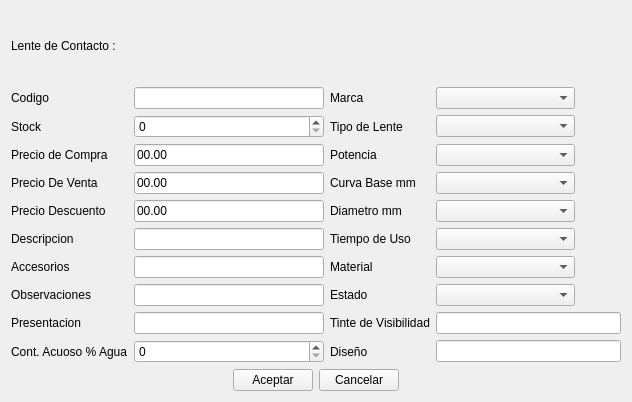
<?xml version="1.0" encoding="UTF-8"?>
<ui version="4.0">
 <class>ui_agregarLente</class>
 <widget class="QWidget" name="ui_agregarLente">
  <property name="geometry">
   <rect>
    <x>0</x>
    <y>0</y>
    <width>632</width>
    <height>402</height>
   </rect>
  </property>
  <property name="windowTitle">
   <string>Form</string>
  </property>
  <layout class="QGridLayout" name="gridLayout_2">
   <item row="0" column="0">
    <layout class="QGridLayout" name="gridLayout">
     <item row="8" column="3">
      <widget class="MyComboBox" name="comboBox_estado"/>
     </item>
     <item row="8" column="4">
      <widget class="QPushButton" name="pushButton_xEstado">
       <property name="sizePolicy">
        <sizepolicy hsizetype="Fixed" vsizetype="Fixed">
         <horstretch>0</horstretch>
         <verstretch>0</verstretch>
        </sizepolicy>
       </property>
       <property name="text">
        <string/>
       </property>
       <property name="icon">
        <iconset resource="../Icons/Icons.qrc">
         <normaloff>:/Icons/1349716373_monotone_close_exit_delete_small.png</normaloff>:/Icons/1349716373_monotone_close_exit_delete_small.png</iconset>
       </property>
       <property name="flat">
        <bool>true</bool>
       </property>
      </widget>
     </item>
     <item row="9" column="3" colspan="2">
      <widget class="QLineEdit" name="lineEdit_tinteVisibilidad"/>
     </item>
     <item row="1" column="0">
      <widget class="QLabel" name="label_103">
       <property name="text">
        <string>Codigo</string>
       </property>
      </widget>
     </item>
     <item row="9" column="1">
      <widget class="QLineEdit" name="lineEdit_presentacion"/>
     </item>
     <item row="9" column="0">
      <widget class="QLabel" name="label_112">
       <property name="text">
        <string>Presentacion</string>
       </property>
      </widget>
     </item>
     <item row="9" column="2">
      <widget class="QLabel" name="label_113">
       <property name="text">
        <string>Tinte de Visibilidad</string>
       </property>
      </widget>
     </item>
     <item row="11" column="0" colspan="5">
      <layout class="QHBoxLayout" name="horizontalLayout_5">
       <item>
        <spacer name="horizontalSpacer_9">
         <property name="orientation">
          <enum>Qt::Horizontal</enum>
         </property>
         <property name="sizeHint" stdset="0">
          <size>
           <width>40</width>
           <height>20</height>
          </size>
         </property>
        </spacer>
       </item>
       <item>
        <widget class="QPushButton" name="pushButton_aceptar">
         <property name="text">
          <string>Aceptar</string>
         </property>
         <property name="shortcut">
          <string>Ctrl+G</string>
         </property>
        </widget>
       </item>
       <item>
        <widget class="QPushButton" name="pushButton_cancelar">
         <property name="text">
          <string>Cancelar</string>
         </property>
         <property name="shortcut">
          <string>Esc</string>
         </property>
        </widget>
       </item>
       <item>
        <spacer name="horizontalSpacer_10">
         <property name="orientation">
          <enum>Qt::Horizontal</enum>
         </property>
         <property name="sizeHint" stdset="0">
          <size>
           <width>40</width>
           <height>20</height>
          </size>
         </property>
        </spacer>
       </item>
      </layout>
     </item>
     <item row="10" column="2">
      <widget class="QLabel" name="label_117">
       <property name="text">
        <string>Diseño</string>
       </property>
      </widget>
     </item>
     <item row="10" column="3" colspan="2">
      <widget class="QLineEdit" name="lineEdit_diseno"/>
     </item>
     <item row="1" column="1">
      <widget class="QLineEdit" name="lineEdit_codigo"/>
     </item>
     <item row="3" column="1">
      <widget class="QLineEdit" name="lineEdit_precioCompra">
       <property name="text">
        <string>00.00</string>
       </property>
      </widget>
     </item>
     <item row="1" column="3">
      <widget class="MyComboBox" name="comboBox_marca"/>
     </item>
     <item row="5" column="2">
      <widget class="QLabel" name="label_104">
       <property name="text">
        <string>Diametro mm</string>
       </property>
      </widget>
     </item>
     <item row="6" column="2">
      <widget class="QLabel" name="label_110">
       <property name="text">
        <string>Tiempo de Uso</string>
       </property>
      </widget>
     </item>
     <item row="7" column="0">
      <widget class="QLabel" name="label_107">
       <property name="text">
        <string>Accesorios</string>
       </property>
      </widget>
     </item>
     <item row="3" column="4">
      <widget class="QPushButton" name="pushButton_xPotencia">
       <property name="sizePolicy">
        <sizepolicy hsizetype="Fixed" vsizetype="Fixed">
         <horstretch>0</horstretch>
         <verstretch>0</verstretch>
        </sizepolicy>
       </property>
       <property name="text">
        <string/>
       </property>
       <property name="icon">
        <iconset resource="../Icons/Icons.qrc">
         <normaloff>:/Icons/1349716373_monotone_close_exit_delete_small.png</normaloff>:/Icons/1349716373_monotone_close_exit_delete_small.png</iconset>
       </property>
       <property name="flat">
        <bool>true</bool>
       </property>
      </widget>
     </item>
     <item row="4" column="0">
      <widget class="QLabel" name="label_100">
       <property name="text">
        <string>Precio De Venta</string>
       </property>
      </widget>
     </item>
     <item row="4" column="1">
      <widget class="QLineEdit" name="lineEdit_precioVenta">
       <property name="text">
        <string>00.00</string>
       </property>
      </widget>
     </item>
     <item row="4" column="2">
      <widget class="QLabel" name="label_106">
       <property name="sizePolicy">
        <sizepolicy hsizetype="Preferred" vsizetype="Preferred">
         <horstretch>0</horstretch>
         <verstretch>0</verstretch>
        </sizepolicy>
       </property>
       <property name="minimumSize">
        <size>
         <width>0</width>
         <height>0</height>
        </size>
       </property>
       <property name="text">
        <string>Curva Base mm</string>
       </property>
      </widget>
     </item>
     <item row="4" column="3">
      <widget class="MyComboBox" name="comboBox_curvaBase">
       <property name="sizePolicy">
        <sizepolicy hsizetype="Expanding" vsizetype="Fixed">
         <horstretch>0</horstretch>
         <verstretch>0</verstretch>
        </sizepolicy>
       </property>
       <property name="minimumSize">
        <size>
         <width>0</width>
         <height>0</height>
        </size>
       </property>
      </widget>
     </item>
     <item row="5" column="1">
      <widget class="QLineEdit" name="lineEdit_precioDescuento">
       <property name="text">
        <string>00.00</string>
       </property>
      </widget>
     </item>
     <item row="4" column="4">
      <widget class="QPushButton" name="pushButton_xCurvaBase">
       <property name="sizePolicy">
        <sizepolicy hsizetype="Fixed" vsizetype="Fixed">
         <horstretch>0</horstretch>
         <verstretch>0</verstretch>
        </sizepolicy>
       </property>
       <property name="text">
        <string/>
       </property>
       <property name="icon">
        <iconset resource="../Icons/Icons.qrc">
         <normaloff>:/Icons/1349716373_monotone_close_exit_delete_small.png</normaloff>:/Icons/1349716373_monotone_close_exit_delete_small.png</iconset>
       </property>
       <property name="autoDefault">
        <bool>false</bool>
       </property>
       <property name="flat">
        <bool>true</bool>
       </property>
      </widget>
     </item>
     <item row="5" column="0">
      <widget class="QLabel" name="label_105">
       <property name="text">
        <string>Precio Descuento</string>
       </property>
      </widget>
     </item>
     <item row="5" column="3">
      <widget class="MyComboBox" name="comboBox_diametro">
       <property name="sizePolicy">
        <sizepolicy hsizetype="Expanding" vsizetype="Fixed">
         <horstretch>0</horstretch>
         <verstretch>0</verstretch>
        </sizepolicy>
       </property>
       <property name="minimumSize">
        <size>
         <width>0</width>
         <height>0</height>
        </size>
       </property>
      </widget>
     </item>
     <item row="5" column="4">
      <widget class="QPushButton" name="pushButton_xDiametro">
       <property name="sizePolicy">
        <sizepolicy hsizetype="Fixed" vsizetype="Fixed">
         <horstretch>0</horstretch>
         <verstretch>0</verstretch>
        </sizepolicy>
       </property>
       <property name="minimumSize">
        <size>
         <width>0</width>
         <height>0</height>
        </size>
       </property>
       <property name="text">
        <string/>
       </property>
       <property name="icon">
        <iconset resource="../Icons/Icons.qrc">
         <normaloff>:/Icons/1349716373_monotone_close_exit_delete_small.png</normaloff>:/Icons/1349716373_monotone_close_exit_delete_small.png</iconset>
       </property>
       <property name="autoDefault">
        <bool>false</bool>
       </property>
       <property name="flat">
        <bool>true</bool>
       </property>
      </widget>
     </item>
     <item row="6" column="0">
      <widget class="QLabel" name="label_108">
       <property name="text">
        <string>Descripcion</string>
       </property>
      </widget>
     </item>
     <item row="6" column="1">
      <widget class="QLineEdit" name="lineEdit_descripcion">
       <property name="minimumSize">
        <size>
         <width>190</width>
         <height>0</height>
        </size>
       </property>
      </widget>
     </item>
     <item row="6" column="3">
      <widget class="MyComboBox" name="comboBox_tiempoUso"/>
     </item>
     <item row="6" column="4">
      <widget class="QPushButton" name="pushButton_xTiempoUso">
       <property name="sizePolicy">
        <sizepolicy hsizetype="Fixed" vsizetype="Fixed">
         <horstretch>0</horstretch>
         <verstretch>0</verstretch>
        </sizepolicy>
       </property>
       <property name="text">
        <string/>
       </property>
       <property name="icon">
        <iconset resource="../Icons/Icons.qrc">
         <normaloff>:/Icons/1349716373_monotone_close_exit_delete_small.png</normaloff>:/Icons/1349716373_monotone_close_exit_delete_small.png</iconset>
       </property>
       <property name="flat">
        <bool>true</bool>
       </property>
      </widget>
     </item>
     <item row="7" column="1">
      <widget class="QLineEdit" name="lineEdit_accesorios"/>
     </item>
     <item row="7" column="2">
      <widget class="QLabel" name="label_115">
       <property name="text">
        <string>Material</string>
       </property>
      </widget>
     </item>
     <item row="7" column="3">
      <widget class="MyComboBox" name="comboBox_material"/>
     </item>
     <item row="7" column="4">
      <widget class="QPushButton" name="pushButton_xMaterial">
       <property name="sizePolicy">
        <sizepolicy hsizetype="Fixed" vsizetype="Fixed">
         <horstretch>0</horstretch>
         <verstretch>0</verstretch>
        </sizepolicy>
       </property>
       <property name="text">
        <string/>
       </property>
       <property name="icon">
        <iconset resource="../Icons/Icons.qrc">
         <normaloff>:/Icons/1349716373_monotone_close_exit_delete_small.png</normaloff>:/Icons/1349716373_monotone_close_exit_delete_small.png</iconset>
       </property>
       <property name="flat">
        <bool>true</bool>
       </property>
      </widget>
     </item>
     <item row="8" column="0">
      <widget class="QLabel" name="label_109">
       <property name="text">
        <string>Observaciones</string>
       </property>
      </widget>
     </item>
     <item row="8" column="1">
      <widget class="QLineEdit" name="lineEdit_observaciones"/>
     </item>
     <item row="8" column="2">
      <widget class="QLabel" name="label_estado">
       <property name="text">
        <string>Estado</string>
       </property>
      </widget>
     </item>
     <item row="2" column="3">
      <widget class="MyComboBox" name="comboBox_tipoLente">
       <property name="sizePolicy">
        <sizepolicy hsizetype="Expanding" vsizetype="Fixed">
         <horstretch>0</horstretch>
         <verstretch>0</verstretch>
        </sizepolicy>
       </property>
       <property name="minimumSize">
        <size>
         <width>0</width>
         <height>0</height>
        </size>
       </property>
      </widget>
     </item>
     <item row="2" column="4">
      <widget class="QPushButton" name="pushButton_xTipoLente">
       <property name="sizePolicy">
        <sizepolicy hsizetype="Fixed" vsizetype="Fixed">
         <horstretch>0</horstretch>
         <verstretch>0</verstretch>
        </sizepolicy>
       </property>
       <property name="minimumSize">
        <size>
         <width>0</width>
         <height>0</height>
        </size>
       </property>
       <property name="text">
        <string/>
       </property>
       <property name="icon">
        <iconset resource="../Icons/Icons.qrc">
         <normaloff>:/Icons/1349716373_monotone_close_exit_delete_small.png</normaloff>:/Icons/1349716373_monotone_close_exit_delete_small.png</iconset>
       </property>
       <property name="autoDefault">
        <bool>false</bool>
       </property>
       <property name="flat">
        <bool>true</bool>
       </property>
      </widget>
     </item>
     <item row="3" column="0">
      <widget class="QLabel" name="label_95">
       <property name="text">
        <string>Precio de Compra</string>
       </property>
      </widget>
     </item>
     <item row="3" column="3">
      <widget class="MyComboBox" name="comboBox_potencia">
       <property name="sizePolicy">
        <sizepolicy hsizetype="Expanding" vsizetype="Fixed">
         <horstretch>0</horstretch>
         <verstretch>0</verstretch>
        </sizepolicy>
       </property>
      </widget>
     </item>
     <item row="1" column="2">
      <widget class="QLabel" name="label_101">
       <property name="text">
        <string>Marca</string>
       </property>
      </widget>
     </item>
     <item row="1" column="4">
      <widget class="QPushButton" name="pushButton_xMarca">
       <property name="sizePolicy">
        <sizepolicy hsizetype="Fixed" vsizetype="Fixed">
         <horstretch>0</horstretch>
         <verstretch>0</verstretch>
        </sizepolicy>
       </property>
       <property name="minimumSize">
        <size>
         <width>0</width>
         <height>0</height>
        </size>
       </property>
       <property name="text">
        <string/>
       </property>
       <property name="icon">
        <iconset resource="../Icons/Icons.qrc">
         <normaloff>:/Icons/1349716373_monotone_close_exit_delete_small.png</normaloff>:/Icons/1349716373_monotone_close_exit_delete_small.png</iconset>
       </property>
       <property name="autoDefault">
        <bool>false</bool>
       </property>
       <property name="flat">
        <bool>true</bool>
       </property>
      </widget>
     </item>
     <item row="3" column="2">
      <widget class="QLabel" name="label_98">
       <property name="sizePolicy">
        <sizepolicy hsizetype="Preferred" vsizetype="Preferred">
         <horstretch>0</horstretch>
         <verstretch>0</verstretch>
        </sizepolicy>
       </property>
       <property name="minimumSize">
        <size>
         <width>0</width>
         <height>0</height>
        </size>
       </property>
       <property name="text">
        <string>Potencia</string>
       </property>
      </widget>
     </item>
     <item row="2" column="1">
      <widget class="QSpinBox" name="spinBox_stock">
       <property name="maximum">
        <number>999999999</number>
       </property>
      </widget>
     </item>
     <item row="2" column="2">
      <widget class="QLabel" name="label_97">
       <property name="sizePolicy">
        <sizepolicy hsizetype="Preferred" vsizetype="Preferred">
         <horstretch>0</horstretch>
         <verstretch>0</verstretch>
        </sizepolicy>
       </property>
       <property name="minimumSize">
        <size>
         <width>0</width>
         <height>0</height>
        </size>
       </property>
       <property name="text">
        <string>Tipo de Lente</string>
       </property>
      </widget>
     </item>
     <item row="2" column="0">
      <widget class="QLabel" name="label_96">
       <property name="text">
        <string>Stock</string>
       </property>
      </widget>
     </item>
     <item row="10" column="0">
      <widget class="QLabel" name="label_114">
       <property name="text">
        <string>Cont. Acuoso % Agua</string>
       </property>
      </widget>
     </item>
     <item row="10" column="1">
      <widget class="QSpinBox" name="spinBox_contenidoAcuoso">
       <property name="maximum">
        <number>999999999</number>
       </property>
      </widget>
     </item>
     <item row="0" column="0">
      <widget class="QLabel" name="label_116">
       <property name="text">
        <string>Lente de Contacto :</string>
       </property>
      </widget>
     </item>
    </layout>
   </item>
  </layout>
 </widget>
 <customwidgets>
  <customwidget>
   <class>MyComboBox</class>
   <extends>QComboBox</extends>
   <header location="global">mycombobox.h</header>
   <slots>
    <slot>Eliminar_Item()</slot>
   </slots>
  </customwidget>
 </customwidgets>
 <tabstops>
  <tabstop>lineEdit_codigo</tabstop>
  <tabstop>spinBox_stock</tabstop>
  <tabstop>lineEdit_precioCompra</tabstop>
  <tabstop>lineEdit_precioVenta</tabstop>
  <tabstop>lineEdit_precioDescuento</tabstop>
  <tabstop>lineEdit_descripcion</tabstop>
  <tabstop>lineEdit_accesorios</tabstop>
  <tabstop>lineEdit_observaciones</tabstop>
  <tabstop>lineEdit_presentacion</tabstop>
  <tabstop>spinBox_contenidoAcuoso</tabstop>
  <tabstop>comboBox_marca</tabstop>
  <tabstop>pushButton_xMarca</tabstop>
  <tabstop>comboBox_tipoLente</tabstop>
  <tabstop>pushButton_xTipoLente</tabstop>
  <tabstop>comboBox_potencia</tabstop>
  <tabstop>pushButton_xPotencia</tabstop>
  <tabstop>comboBox_curvaBase</tabstop>
  <tabstop>pushButton_xCurvaBase</tabstop>
  <tabstop>comboBox_diametro</tabstop>
  <tabstop>pushButton_xDiametro</tabstop>
  <tabstop>comboBox_tiempoUso</tabstop>
  <tabstop>pushButton_xTiempoUso</tabstop>
  <tabstop>comboBox_material</tabstop>
  <tabstop>pushButton_xMaterial</tabstop>
  <tabstop>comboBox_estado</tabstop>
  <tabstop>pushButton_xEstado</tabstop>
  <tabstop>lineEdit_tinteVisibilidad</tabstop>
  <tabstop>lineEdit_diseno</tabstop>
  <tabstop>pushButton_aceptar</tabstop>
  <tabstop>pushButton_cancelar</tabstop>
 </tabstops>
 <resources>
  <include location="../Icons/Icons.qrc"/>
 </resources>
 <connections>
  <connection>
   <sender>pushButton_cancelar</sender>
   <signal>clicked()</signal>
   <receiver>ui_agregarLente</receiver>
   <slot>close()</slot>
   <hints>
    <hint type="sourcelabel">
     <x>391</x>
     <y>444</y>
    </hint>
    <hint type="destinationlabel">
     <x>345</x>
     <y>233</y>
    </hint>
   </hints>
  </connection>
 </connections>
</ui>
